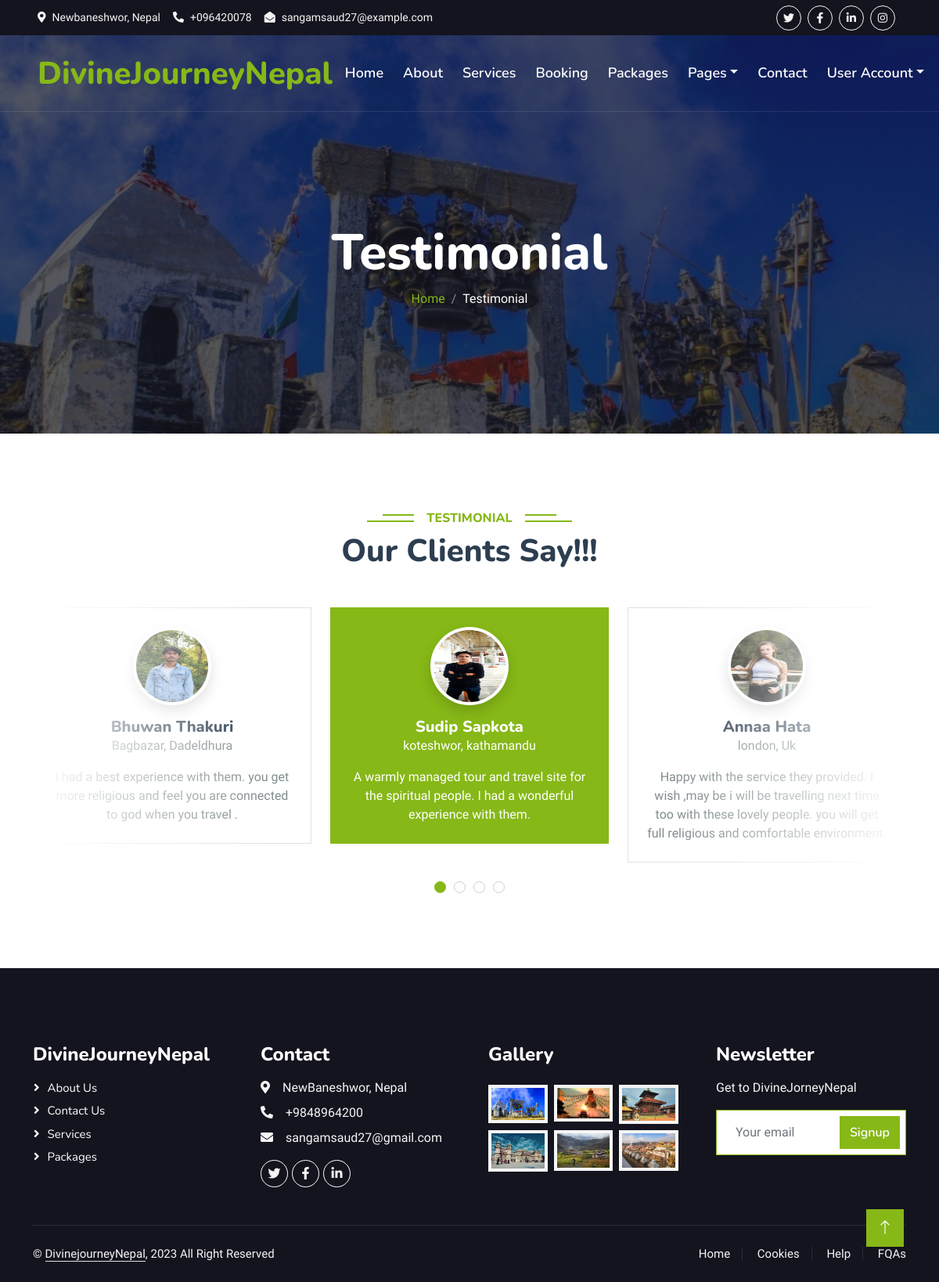
Screenshot of /testimonial with the database file from the repository.
### home/models.py (models this page shows, shortened)
class Review(models.Model):
    name = models.CharField(max_length=300)
    image = models.ImageField(upload_to='media')
    address= models.CharField(max_length = 400)
    description = models.TextField()

### home/views.py (the view)
# urls.py: path('testimonial', testimonial, name = 'testimonial'),
def testimonial(request):
    views = {}
    views['review'] = Review.objects.all()
    return render(request ,'testimonial.html', views)

### templates/testimonial.html
{% extends 'base.html' %}
{% load static %}
{% block content %}
        <div class="container-fluid bg-primary py-5 mb-5 hero-header">
            <div class="container py-5">
                <div class="row justify-content-center py-5">
                    <div class="col-lg-10 pt-lg-5 mt-lg-5 text-center">
                        <h1 class="display-3 text-white animated slideInDown">Testimonial</h1>
                        <nav aria-label="breadcrumb">
                            <ol class="breadcrumb justify-content-center">
                                <li class="breadcrumb-item"><a href="#">Home</a></li>
                                <li class="breadcrumb-item text-white active" aria-current="page">Testimonial</li>
                            </ol>
                        </nav>
                    </div>
                </div>
            </div>
        </div>
    </div>
    <div class="container-xxl py-5 wow fadeInUp" data-wow-delay="0.1s">
        <div class="container">
            <div class="text-center">
                <h6 class="section-title bg-white text-center text-primary px-3">Testimonial</h6>
                <h1 class="mb-5">Our Clients Say!!!</h1>
            </div>
            <div class="owl-carousel testimonial-carousel position-relative">
                {% for rev in review %}
                <div class="testimonial-item bg-white text-center border p-4">
                    <img class="bg-white rounded-circle shadow p-1 mx-auto mb-3" src="{{rev.image.url}}" style="width: 100px; height: 100px;">
                    <h5 class="mb-0">{{rev.name}}</h5>
                    <p>{{rev.address}}</p>
                    <p class="mb-0">{{rev.description}}</p>
                </div>
                {% endfor %}
            </div>
        </div>
    </div>
    {% endblock %}

### static/css/style.css (style rules this page uses)
:root { --primary: #86B817; --secondary: #FE8800; --light: #F5F5F5; --dark: #14141F; }
.hero-header { background: linear-gradient(rgba(20, 20, 31, .7), rgba(20, 20, 31, .7)), url(../img/badimalikaa.jpg); background-position: center center; background-repeat: no-repeat; background-size: cover; }
.breadcrumb-item + .breadcrumb-item::before { color: rgba(255, 255, 255, .5); }
.section-title { position: relative; display: inline-block; text-transform: uppercase; }
.section-title::before { position: absolute; content: ""; width: calc(100% + 80px); height: 2px; top: 4px; left: -40px; background: var(--primary); z-index: -1; }
.section-title::after { position: absolute; content: ""; width: calc(100% + 120px); height: 2px; bottom: 5px; left: -60px; background: var(--primary); z-index: -1; }
.testimonial-carousel::before { position: absolute; content: ""; top: 0; left: 0; height: 100%; width: 0; background: linear-gradient(to right, rgba(255, 255, 255, 1) 0%, rgba(255, 255, 255, 0) 100%); z-index: 1; }
.testimonial-carousel::after { position: absolute; content: ""; top: 0; right: 0; height: 100%; width: 0; background: linear-gradient(to left, rgba(255, 255, 255, 1) 0%, rgba(255, 255, 255, 0) 100%); z-index: 1; }
@media (min-width: 768px) { .testimonial-carousel::before, .testimonial-carousel::after { width: 200px; } }
@media (min-width: 992px) { .testimonial-carousel::before, .testimonial-carousel::after { width: 300px; } }
.testimonial-carousel .owl-item .testimonial-item, .testimonial-carousel .owl-item.center .testimonial-item * { transition: .5s; }
.testimonial-carousel .owl-item.center .testimonial-item { background: var(--primary) !important; border-color: var(--primary) !important; }
.testimonial-carousel .owl-item.center .testimonial-item * { color: #FFFFFF !important; }

### rows the page displays
Review: image (picture), name "Sudip Sapkota", address "koteshwor, kathamandu", description "A warmly managed tour and travel site for the spiritual people. I had a wonderful experience with them."
Review: image (picture), name "Annaa Hata", address "london, Uk", description "Happy with the service they provided. I wish ,may be i will be travelling next time too with these lovely people. you will get full religious and comfortable environment."
Review: image (picture), name "Bhuwan Thakuri", address "Bagbazar, Dadeldhura", description "I had a best experience with them. you get more religious and feel you are connected to god when you travel ."
